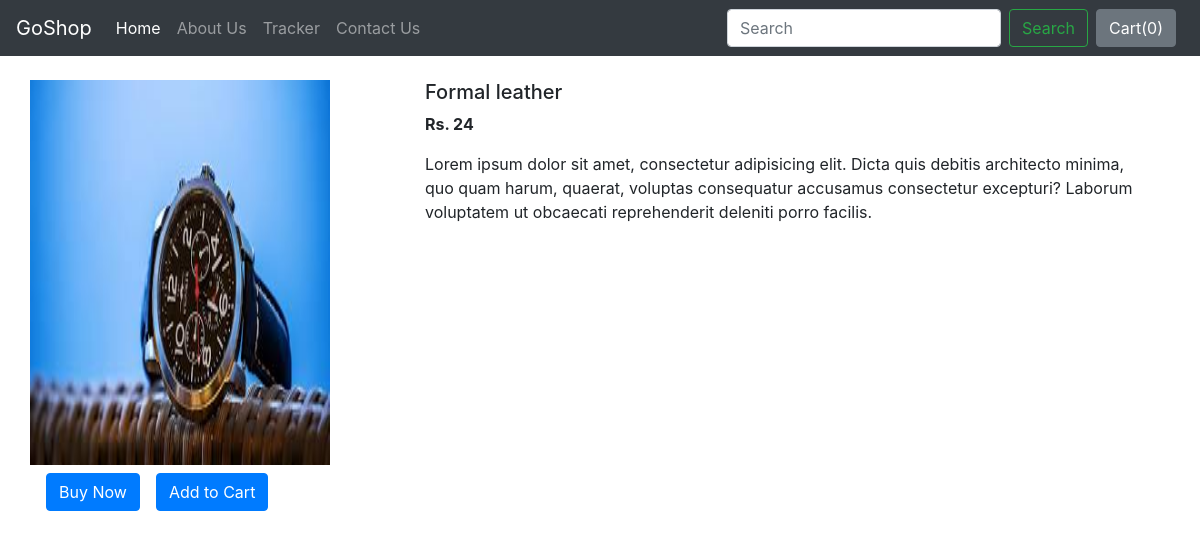
Page /shop/productView/1 on the committed database.
### shop/models.py (models this page shows)
class Product(models.Model):
    product_id = models.AutoField
    product_name = models.CharField(max_length=54)
    category = models.CharField(max_length=50, default="")
    subcategory = models.CharField(max_length=50, default="")
    price = models.IntegerField(default=0)
    desc = models.CharField(max_length=300)
    pub_date = models.DateField()
    image = models.ImageField(upload_to="shop/images", default="")
    def __str__(self):
        return self.product_name

### shop/views.py (the view)
# urls.py: path('productView/<int:myid>', views.productView, name="Products"),
def productView(request, myid):
    product = Product.objects.filter(id= myid)
    print(product)
    return render(request, "shop/productView.html", {'product': product[0]})

### shop/templates/shop/productView.html (shortened to what this page needs)
{% extends 'shop/basic.html' %}
{% block body %}
<div class="container my-4">
    <div class="row">
    <div class="col-md-4">
    <div class="row">
        <img src="/media/{{product.image}}" width="300px" height="385px">
    </div>
    <div class="row">
        <button class="btn btn-primary my-2 mx-3">Buy Now</button>
        <button class="btn btn-primary my-2">Add to Cart</button>
    </div>
</div>
<div class="col-md-8">
    <h5>{{product.product_name}}</h5>
    <p><b>Rs. {{product.price}}</b></p>
    <p>{{product.desc}}</p>
</div>
</div>
</div>
{%endblock%}

### rows in the picture
Product: image (picture), product_name "Formal leather", price "24", desc "Lorem ipsum dolor sit amet, consectetur adipisicing elit. Dicta quis debitis architecto minima, quo quam harum, quaerat, voluptas consequatur accusamus consectetur excepturi? Laborum voluptatem ut obcaecati reprehenderit deleniti porro facilis."
